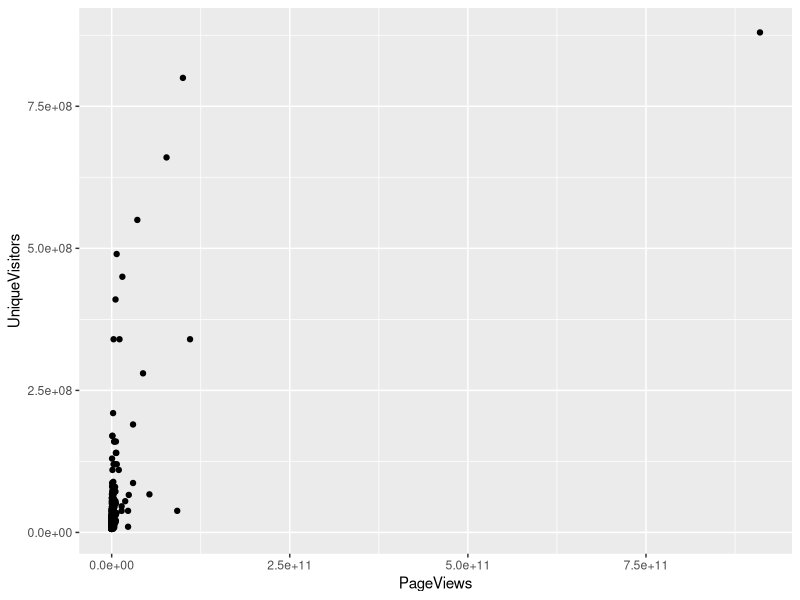
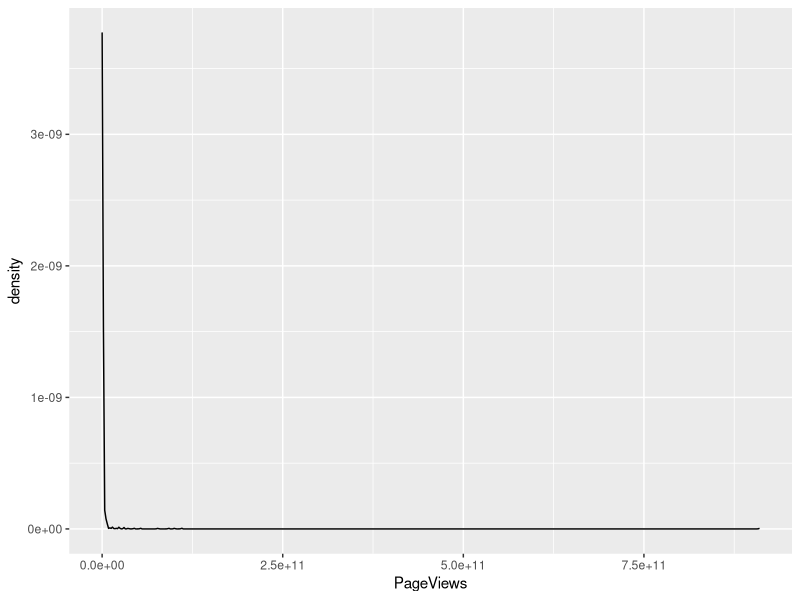
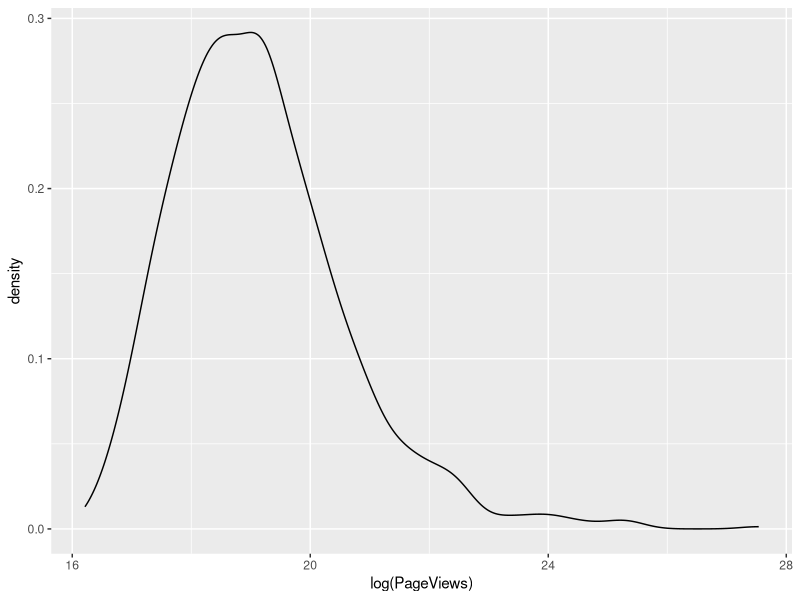
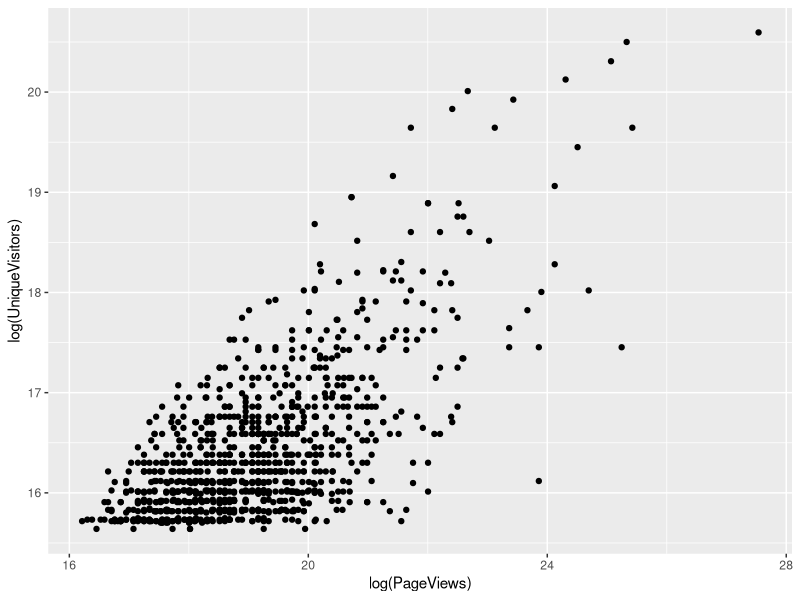

The R script that drew these images, in order: (Note: this script raises an error after producing the figures.)
library(ggplot2)

top.1000.sites <- read.csv('top_1000_sites.tsv',
                            sep = '\t',
                            stringsAsFactors = FALSE)

# top.1000.sitesのPageViewsとUniqueVisitorsを利用してプロットする
scatterPlot <- ggplot(top.1000.sites, aes(x = PageViews, y = UniqueVisitors)) +
  geom_point()

print(scatterPlot)

# scatterPlotのplotがよくわからないので、PageViewだけをplotする
PageViewsPlot <- ggplot(top.1000.sites, aes(x = PageViews)) +
	geom_density()

print(PageViewsPlot)

# PageViewsPlotを対数化する
logPageViewsPlot <- ggplot(top.1000.sites, aes(x = log(PageViews))) + 
	geom_density()

print(logPageViewsPlot)

# 対数化したほうが良さそうなので、PageViewsPlotを対数化する
logScatterPlot <- ggplot(top.1000.sites, aes(x = log(PageViews), y = log(UniqueVisitors))) +
	geom_point()

print(logScatterPlot)

# lmでlogScatterPlotの切片を求める
modelLm <- lm(log(PageViews) ~ log(UniqueVisitors),
			data = top.1000.sites)

print(modelLm)
summary(lm.fit)

# lm.fitに HasAdvertising と IsEnglish の情報を加える
lm.fit <- lm(log(PageViews) ~ HasAdvertising + log(UniqueVisitors) + IsEnglish,
				data = top.1000.sites)

print(lm.fit)
summary(lm.fit)

## 以下、summaryので出力される中身の例
#Call: 5.2 ウェブのアクセス数を予測する 157
#lm(formula = log(PageViews) ~ log(UniqueVisitors), data = top.1000.sites) 
#
#Residuals:
# Min 1Q Median 3Q Max
#-2.1825 -0.7986 -0.0741 0.6467 5.1549
#
#Coefficients:
# Estimate Std. Error t value Pr(>|t|) 
#(Intercept) -2.83441 0.75201 -3.769 0.000173 *** 
#log(UniqueVisitors) の係数は 1.33628 で標準誤差は0.04568である。つまりこの係数は、標準誤差の1.33628 / 0.04568 == 29.25306 倍だけゼロから離れていることになる。もし標準誤差がゼロから 3 以上離れていれば、2 つの 変数が関連していると確信するのは理にかなっている。
#log(UniqueVisitors) 1.33628 0.04568 29.251 < 2e-16 *** 
#---
#Signif. codes: 0‘***’0.001‘**’0.01‘*’0.05‘.’0.1‘ ’1 
#
#Residual standard error: 1.084 on 998 degrees of freedom 
#Multiple R-squared: 0.4616, Adjusted R-squared: 0.4611 
#F-statistic: 855.6 on 1 and 998 DF, p-value: < 2.2e-16

